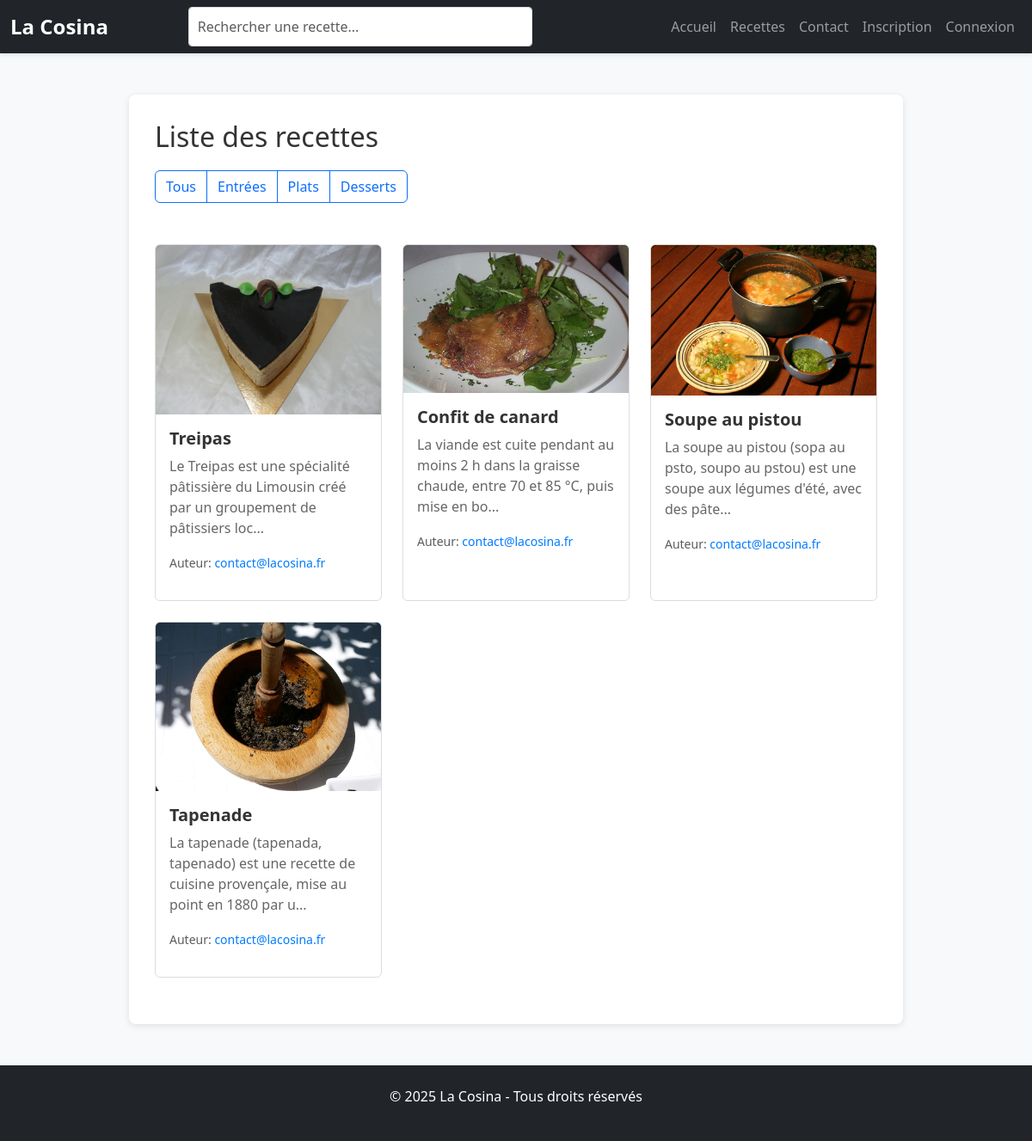
The page / on the database its author committed.
### tables this page shows
CREATE TABLE `recettes` (
    `id` int NOT NULL AUTO_INCREMENT,
    `titre` varchar(100) NOT NULL,
    `description` text NOT NULL,
    `auteur` varchar(100) NOT NULL,
    `image` varchar(100) DEFAULT NULL,
    `date_creation` datetime NOT NULL,
    `type_plat` enum('Entrée', 'Plat', 'Dessert') DEFAULT 'Plat',
    `isApproved` tinyint(1) DEFAULT 1,
    PRIMARY KEY (`id`)
);

### controllers/RecetteController.php (called while the page is built, shortened)
<?php
class RecetteController
{
    private $recette;
    public function __construct($recette)
    {
        $this->recette = $recette;
    }
    public function lister()
    {
        $type_plat = isset($_GET['type_plat']) ? $_GET['type_plat'] : null;
        $recettes = $this->recette->getAll($type_plat, true);
        include 'views/Recette/liste.php';
    }
}
?>

### models/Recette.php (called while the page is built, shortened)
<?php
class Recette
{
    private $pdo;
    public function __construct($pdo)
    {
        $this->pdo = $pdo;
    }
    public function getAll($type_plat = null, $onlyApproved = true)
    {
        $sql = "SELECT * FROM recettes WHERE 1=1";
        $params = [];
        if ($onlyApproved) {
            $sql .= " AND isApproved = 1";
        }
        $sql .= " ORDER BY date_creation DESC";
        $stmt = $this->pdo->prepare($sql);
        $stmt->execute($params);
        return $stmt->fetchAll(PDO::FETCH_ASSOC);
    }
}
?>

### views/Recette/liste.php (the view, shortened to what this page needs)
<h2>Liste des recettes</h2>
<div class="btn-group mb-4" role="group" aria-label="Filtrer par type de plat">
    <button type="button" class="btn btn-outline-primary filter-btn" data-type="">Tous</button>
    <button type="button" class="btn btn-outline-primary filter-btn" data-type="Entrée">Entrées</button>
    <button type="button" class="btn btn-outline-primary filter-btn" data-type="Plat">Plats</button>
    <button type="button" class="btn btn-outline-primary filter-btn" data-type="Dessert">Desserts</button>
</div>
<div class="row mt-4" id="recettes-container">
    <?php foreach ($recettes as $r): ?>
        <div class="col-md-4 mb-4">
            <div class="recipe card h-100" data-id="<?php echo $r['id']; ?>">
                <img src="<?php echo ($r['image'] ? $r['image'] : 'images/no_image.png'); ?>" class="card-img-top recipe-clickable" alt="<?php echo htmlspecialchars($r['titre']); ?>">
                <div class="card-body recipe-clickable">
                    <h5 class="card-title"><?php echo htmlspecialchars($r['titre']); ?></h5>
                    <p class="card-text"><?php echo htmlspecialchars(substr($r['description'], 0, 100)) . '...'; ?></p>
                    <p class="card-text"><small class="text-muted">Auteur: <a href="mailto:<?php echo htmlspecialchars($r['auteur']); ?>" onclick="event.stopPropagation();"><?php echo htmlspecialchars($r['auteur']); ?></a></small></p>
                </div>
                <div class="card-footer bg-transparent border-0">
                </div>
            </div>
        </div>
    <?php endforeach; ?>
</div>

### index.php (shortened to what this page needs)
<?php
require_once 'models/connectDb.php';
if (!isset($_GET['x'])) {
    include 'views/header.php';
}
$controllerName = isset($_GET['c']) ? $_GET['c'] : 'Recette';
$actionName = isset($_GET['a']) ? $_GET['a'] : 'lister';
try {
    switch ($controllerName) {
        case 'Recette':
            $recette = new Recette($pdo);
            $controller = new RecetteController($recette);
            if (method_exists($controller, $actionName)) {
                $controller->$actionName();
            } else {
                echo "Action non trouvée";
            }
            break;
    }
} catch (Exception $e) {
    echo "Erreur : " . $e->getMessage();
}
if (!isset($_GET['x'])) {
    include 'views/footer.php';
}
?>

### views/header.php (shortened to what this page needs)
<!DOCTYPE html>
<html lang="fr">
<head>
    <link href="https://cdn.jsdelivr.net/npm/bootstrap@5.3.0/dist/css/bootstrap.min.css" rel="stylesheet">
    <link rel="stylesheet" href="https://cdn.jsdelivr.net/npm/bootstrap-icons@1.11.1/font/bootstrap-icons.css">
    <link rel="stylesheet" href="css/style.css">
</head>
<body>
    <nav class="navbar navbar-expand-lg navbar-dark bg-dark">
        <div class="container-fluid">
            <a class="navbar-brand" href="index.php">La Cosina</a>
            <div class="collapse navbar-collapse" id="navbarNav">
                <div class="d-flex mx-auto" style="width: 400px;">
                    <input type="text" id="search-input" class="form-control" placeholder="Rechercher une recette...">
                </div>
                <ul class="navbar-nav ms-auto">
                    <li class="nav-item">
                        <a class="nav-link" href="index.php?c=Recette&a=accueil">Accueil</a>
                    </li>
                    <li class="nav-item">
                        <a class="nav-link" href="index.php?c=Recette&a=lister">Recettes</a>
                    </li>
                    <li class="nav-item">
                        <a class="nav-link" href="index.php?c=Contact&a=ajouter">Contact</a>
                    </li>
                    <?php if (isset($_SESSION['user_id'])): ?>
                    <li class="nav-item dropdown">
                        <a class="nav-link dropdown-toggle" href="#" id="profileDropdown" role="button" data-bs-toggle="dropdown" aria-expanded="false">
                            <img src="images/profil.png" alt="Profil" class="rounded-circle" style="width: 30px; height: 30px;">
                            <?php echo $_SESSION['user_identifiant']; ?>
                        </a>
                        <ul class="dropdown-menu dropdown-menu-end" aria-labelledby="profileDropdown">
                            <li><a class="dropdown-item" href="index.php?c=User&a=profil">Mon profil</a></li>
                            <li><a class="dropdown-item" href="index.php?c=User&a=modifier">Modifier le profil</a></li>
                            <li><a class="dropdown-item" href="index.php?c=Favori&a=lister">Mes recettes favorites</a></li>
                            <?php if (isset($_SESSION['isAdmin']) && $_SESSION['isAdmin']): ?>
                            <li><hr class="dropdown-divider"></li>
                            <li><a class="dropdown-item" href="index.php?c=Commentaire&a=liste">Liste des commentaires</a></li>
                            <?php endif; ?>
                            <li><hr class="dropdown-divider"></li>
                            <li><a class="dropdown-item" href="index.php?c=User&a=deconnexion">Déconnexion</a></li>
                        </ul>
                    </li>
                    <?php else: ?>
                    <li class="nav-item">
                        <a class="nav-link" href="index.php?c=User&a=inscription">Inscription</a>
                    </li>
                    <li class="nav-item">
                        <a class="nav-link" href="index.php?c=User&a=connexion">Connexion</a>
                    </li>
                    <?php endif; ?>
                </ul>
            </div>
        </div>
    </nav>
    <div class="container w-75 m-auto mt-5">

### views/footer.php (shortened to what this page needs)
    </div>
    <footer class="bg-dark text-white text-center mt-5 py-4">
        <p>&copy; <?php echo date('Y'); ?> La Cosina - Tous droits réservés</p>
    </footer>
</body>
</html>

### css/style.css (style rules this page uses)
body { background-color: #f8f9fa; font-family: 'Segoe UI', Tahoma, Geneva, Verdana, sans-serif; }
.navbar { box-shadow: 0 2px 4px rgba(0,0,0,.1); }
.navbar-brand { font-size: 1.5rem; font-weight: bold; color: #fff !important; }
.container { background-color: #fff; padding: 30px; border-radius: 8px; box-shadow: 0 2px 8px rgba(0,0,0,.1); }
.recipe.card { transition: all 0.3s ease; cursor: pointer; border: 1px solid #ddd; }
.card-title { color: #333; font-weight: 600; }
.card-text { color: #666; }
#search-input { transition: all 0.3s ease; }
.filter-btn { transition: all 0.2s ease; }
.card { animation: fadeIn 0.3s ease; }
.form-control { border: 1px solid #ddd; border-radius: 4px; padding: 10px; }
h1, h2 { color: #333; margin-bottom: 20px; }
a { color: #007bff; text-decoration: none; }

### rows shown on the page
recettes: image (picture), titre "Treipas", description "Le Treipas est une spécialité pâtissière du Limousin créé par un groupement de pâtissiers loc", auteur "contact@lacosina.fr"
recettes: image (picture), titre "Confit de canard", description "La viande est cuite pendant au moins 2 h dans la graisse chaude, entre 70 et 85 °C, puis mise en bo", auteur "contact@lacosina.fr"
recettes: image (picture), titre "Soupe au pistou", description "La soupe au pistou (sopa au psto, soupo au pstou) est une soupe aux légumes d'été, avec des pâte", auteur "contact@lacosina.fr"
recettes: image+titre (picture), titre "Tapenade", description "La tapenade (tapenada, tapenado) est une recette de cuisine provençale, mise au point en 1880 par u", auteur "contact@lacosina.fr"
